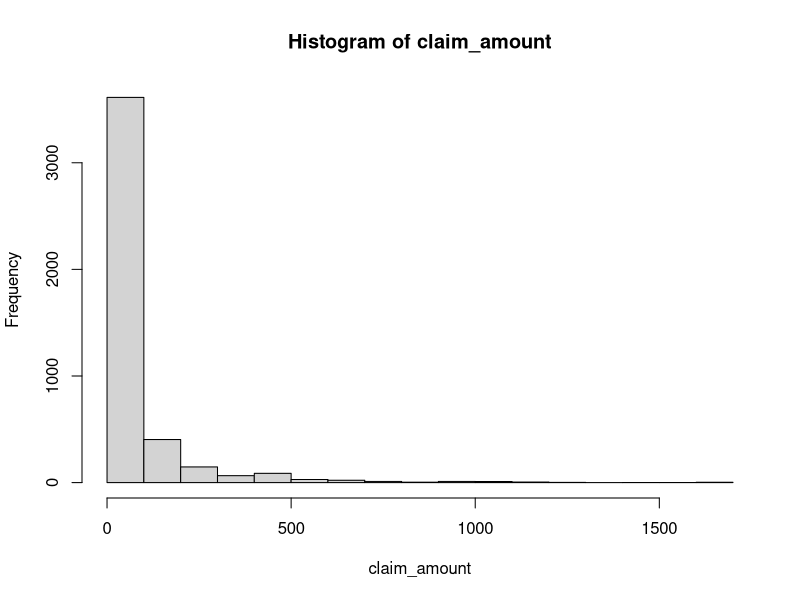
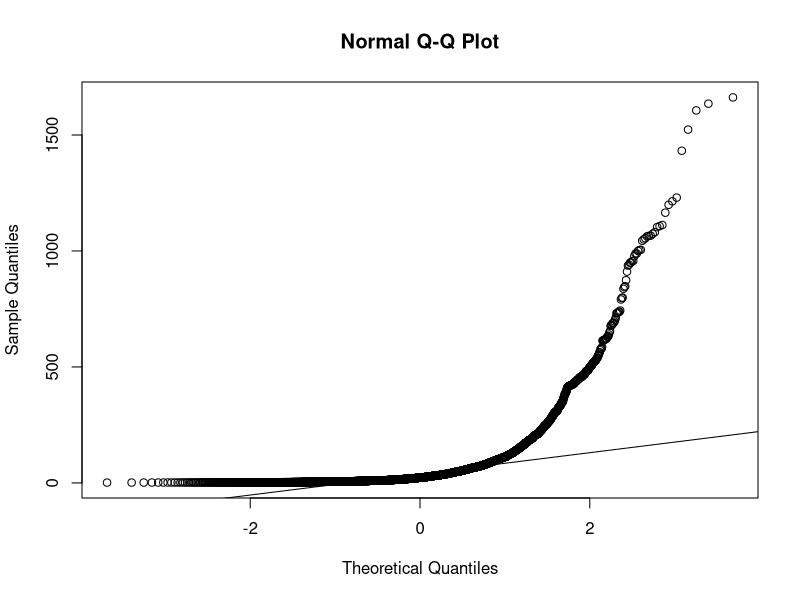
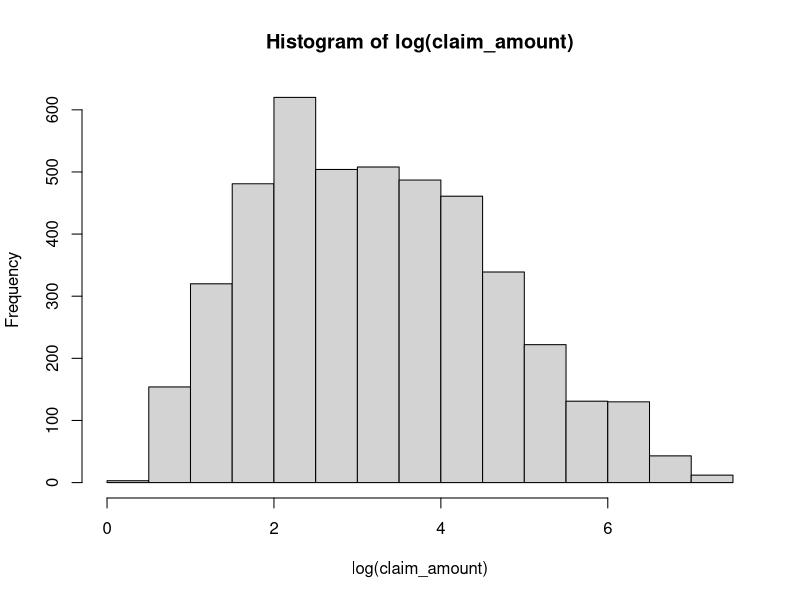
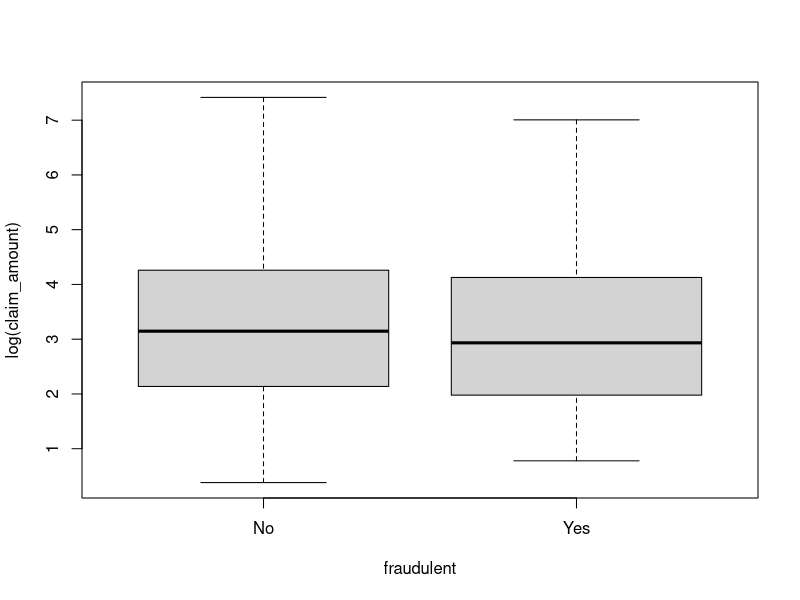
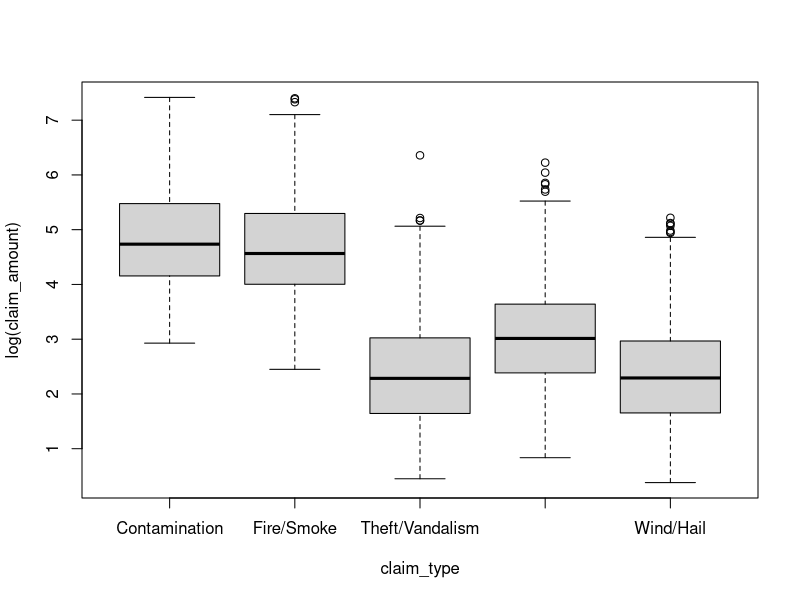

Generate these figures, in order, with R:
#######################
# Section 6, Stat 139 #
#       ANOVA         #
#      10/15/15       #
#    Reagan Rose      #
#######################

# Exercise 1
n = c(24,67,32)
N = sum(n)
mean = c(76.88,71.45,63.19)
sd = c(14.10, 13.05, 17.3)

allmean = sum(mean*(n/N))
SSB = sum(n*(mean-allmean)^2)
SSW = sum((n-1)*sd^2)
dfB = length(n)-1
dfW = N - length(n)
F_obs = (SSB/dfB)/(SSW/dfW)

1 - pf(F_obs, dfB, dfW) #p-value

# Contrasts for midsize versus big
a = c(1,-.5,-.5)
T_num = sum(a*mean)
Sp2 = SSW/ (sum(n)-length(n))
T_denom = sqrt(Sp2) * sqrt(sum(a^2/n))

T = T_num / T_denom
df = sum(n)-length(n)
p.val = 2*(1-pt(T,df))

# Contrasts for SUV versus pickup
a = c(0,1,-1)
T_num = sum(a*mean)
T_denom = sqrt(Sp2) * sqrt(sum(a^2/n))

T = T_num / T_denom
df = sum(n)-length(n)
p.val = 2*(1-pt(T,df))

# t-test
var.pooled = ((n[2]-1)*sd[2]^2 + (n[3]-1)*sd[3]^2)/(n[2]+n[3]-2)
sd.pooled = sqrt(var.pooled)
t.obs = (mean[2]-mean[3])/(sd.pooled*sqrt((1/n[2])+(1/n[3])))

df.t = (n[2]+n[3]-2)
2*(1-pt(t.obs,df.t))


# Exercise 2
setwd("~/Desktop/Stat139/Section 6")
data = read.csv("insurance_claims.csv")
head(data)
attach(data)

summary(claim_type)
summary(claim_amount)

# Figure out the correct way to transform the data
hist(claim_amount)
qqnorm(claim_amount)
qqline(claim_amount)
hist(log(claim_amount))
boxplot(log(claim_amount)~fraudulent)
boxplot(log(claim_amount)~claim_type)

# Prove to yourself the the ANOVA for two groups is equivalent to the t-test
model0= aov(log(claim_amount)~fraudulent)
summary(model0)

t.test(log(claim_amount)~fraudulent, var.equal=T)
t.test(log(claim_amount)~fraudulent, var.equal=T)$statistic^2

# Conduct one-way ANOVA using the different claim types as groups
model1 = aov(log(claim_amount)~claim_type)
summary(model1)

# Two way ANOVA with claim types and fraudulence as groups
model2 = aov(log(claim_amount)~claim_type+fraudulent)
summary(model2)


# Something cool we'll talk about next week
model3 = aov(log(claim_amount)~townsize)
summary(model3)

model4 = aov(log(claim_amount)~claim_type+townsize)
summary(model4)

model5 = aov(log(claim_amount)~claim_type*townsize)
summary(model5)
